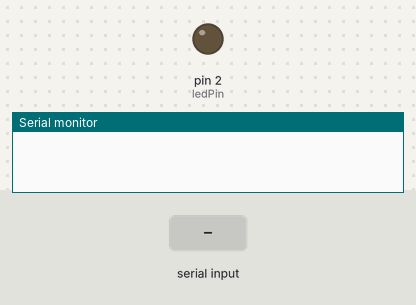
Simulated run of this sketch. Board: Arduino Uno, built with avr-gcc and run on an emulated ATmega328P. Shown: output pins drawn as LEDs (lit = HIGH), the last lines printed to the serial monitor. The inputs (shaded band) are chosen by the test bench.

Above: at 1.2 s.
1.3 s: byte 30 received over Serial
At 2.6 s:
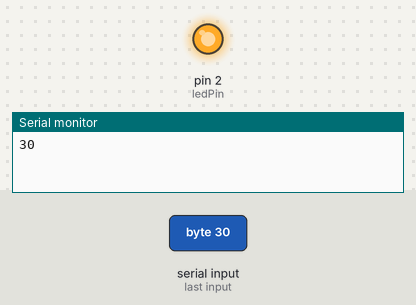
Timing chart, 0 to 4.3 s (numbered marks = the images above; inputs shaded):
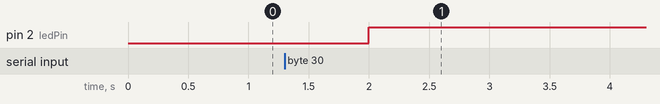

The sketch:

sketch.ino
```cpp
int byteReceived = 0;
int ledState = LOW;
int ledPin = 2;

void setup()
{
    Serial.begin(115200);
    pinMode(ledPin, OUTPUT);
}

void loop()
{
    if (Serial.available() > 0)
    {
        byteReceived = Serial.read();
        Serial.println(byteReceived, DEC);
        if (ledState == LOW)
        {
            ledState = HIGH;
        }
        else
        {
            ledState = LOW;
        }
        digitalWrite(ledPin, ledState);
    }
    delay(1000);
}
```

Measured:
- after the input at 1.3 s, pin 2 (ledPin): LOW → HIGH after 0.70 s
